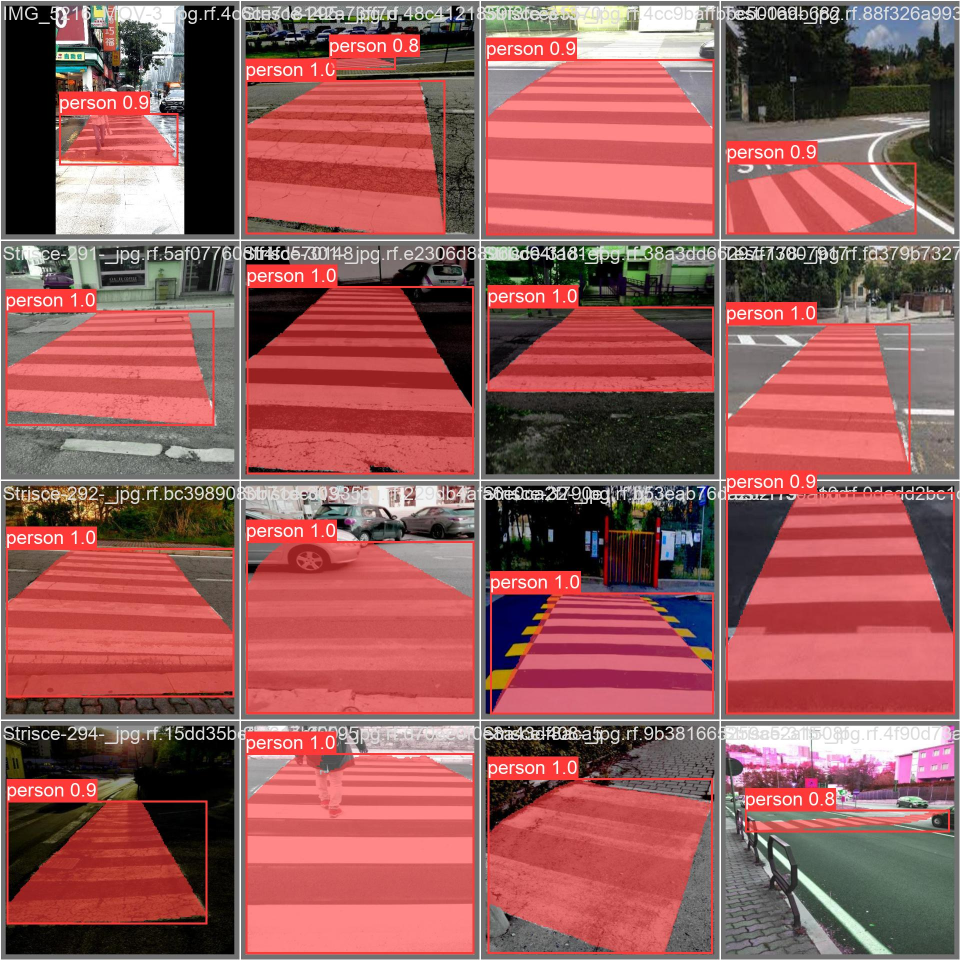
#> input picture images/pred.jpg, 1920 x 1920 px (shown at 1/2 size)
$ python -i ImageProcess.py   (imports and definitions only)
#> lines starting #> are read from the running program, lines starting #| are printed output that depends on the picture; after the words box and inside, x2 and y2 are one past the last pixel; in counts of white or black regions, pixels touching at a corner belong together
import math
import cv2
import numpy as np
from ultralytics import YOLO
from collections import Counter

# 斑馬線偵測模型
# [1 line that did not run here, left out]
# 障礙物偵測模型
# [1 line that did not run here, left out]
# 紅綠燈偵測模型
# [1 line that did not run here, left out]

# [4 lines left out: function image_filter, not called in this run]

def calculate_angle(x1, y1, x2, y2):
    if x2 - x1 == 0:
        return 90  # 垂直線
    angle = math.atan2((y2 - y1), (x2 - x1)) * (180 / np.pi)
    return angle

# [133 lines left out: functions clock_direction, increase_brightness, detect_red_rate, detect_green_rate, getTrafficLightStatus, is_overlapping and 4 more, not called in this run]

def distance(x1, y1, x2, y2):
    return math.sqrt((x2 - x1)**2 + (y2 - y1)**2)

def point_to_line_dist(point, line_start, line_end):
    point = np.array(point)
    line_start = np.array(line_start)
    line_end = np.array(line_end)
    return np.linalg.norm(np.cross(line_end - line_start, line_start - point)) / np.linalg.norm(line_end - line_start)


# 判斷是否偏離
# [12 lines left out: function isOffTrack, not called in this run]


# 計算斑馬線的角度
def getCrossWalkAngel(gray):
    canny = cv2.Canny(gray, 50, 150, apertureSize=3)
    canny = cv2.dilate(canny, np.ones((8,8),np.uint8), iterations = 1)
    # 使用概率霍夫變換找線段
    lines = cv2.HoughLinesP(canny, 1, np.pi/180, 30, minLineLength=100, maxLineGap=10)
    lines = [] if lines is None else lines
    # 角度列表
    angles = []

    # 計算每一條線段的角度並將其四捨五入到最近的10度
    for line in lines:
        x1, y1, x2, y2 = line[0]
        angle = calculate_angle(x1, y1, x2, y2)
        rounded_angle = round(angle / 5) * 5
        if max(y1, y2) > gray.shape[0]*0.5:
            angles.append(rounded_angle)
    # 使用Counter來找出最常出現的角度
    counter = Counter(angles)
    if len(counter.most_common(1)) > 0:
        most_common_angle, freq = counter.most_common(1)[0]
    else:
        most_common_angle = 0
        freq = 0
    crosswalk_lines = []
    total_angle = 0
    if freq > 0:
        for line in lines:
            x1, y1, x2, y2 = line[0]
            center = ((x1 + x2)/2, (y1 + y2)/2)
            angle = calculate_angle(x1, y1, x2, y2)
            rounded_angle = round(angle / 5) * 5
            if rounded_angle == most_common_angle:
                isExist = False
                for i in range(len(crosswalk_lines)):
                    crosswalk_line = crosswalk_lines[i]
                    point1 = crosswalk_line[0]
                    point2 = crosswalk_line[1]
                    min_dist = min(
                        point_to_line_dist((x1, y1), point1, point2),
                        point_to_line_dist((x2, y2), point1, point2),
                        point_to_line_dist(point1, (x1, y1), (x2, y2)),
                        point_to_line_dist(point2, (x1, y1), (x2, y2))
                    )
                    if min_dist < 20:
                        isExist = True
                if isExist is False and max(y1, y2) > gray.shape[0]*0.5:
                    total_angle = total_angle + angle
                    crosswalk_lines.append([(x1, y1), (x2, y2), center])
    # [4 lines of commented-out code are left out]

    if len(crosswalk_lines) > 1:
        average_angle = total_angle / len(crosswalk_lines)
    else: average_angle = None
    return  average_angle

>>> import cv2
>>> picture = cv2.imread('images/pred.jpg', cv2.IMREAD_GRAYSCALE)
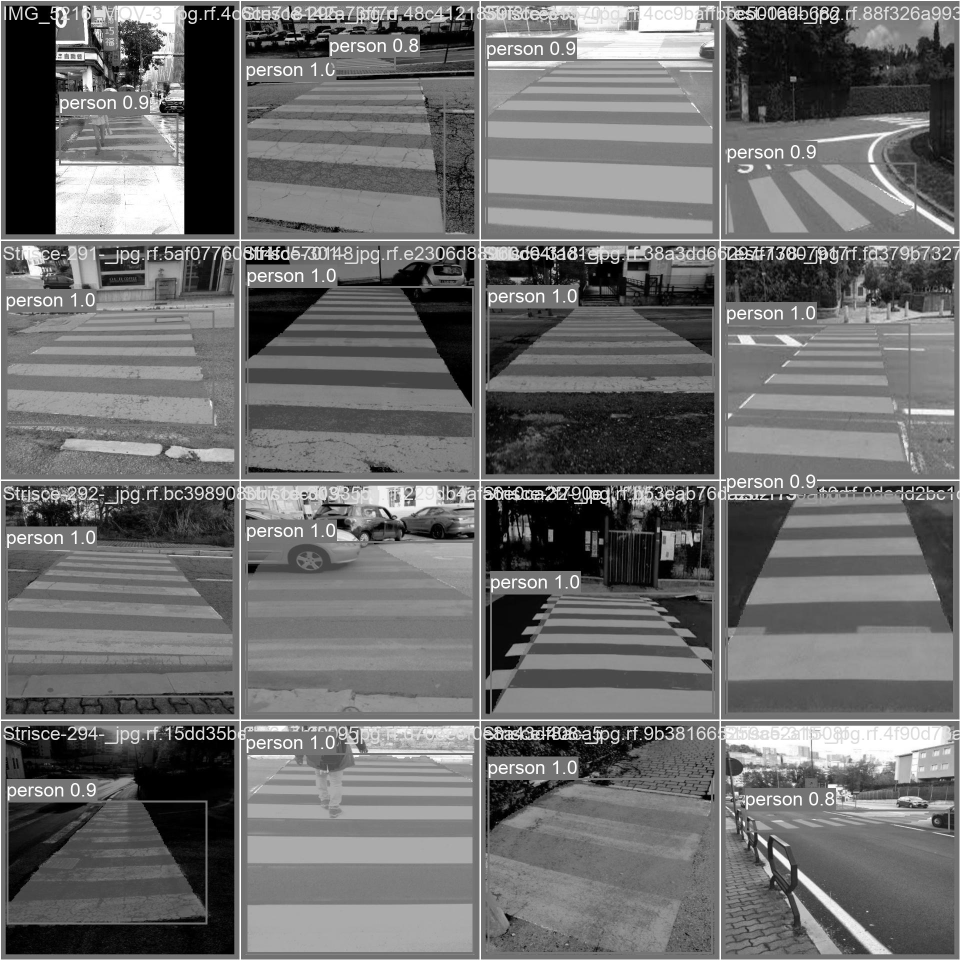
#> picture: shape (1920, 1920) (shown at 1/2 size); min 0, max 255, mean 109.5
>>> result = getCrossWalkAngel(picture)
#> in getCrossWalkAngel, `canny = cv2.Canny(gray, 50, 150, apertureSize=3)`:
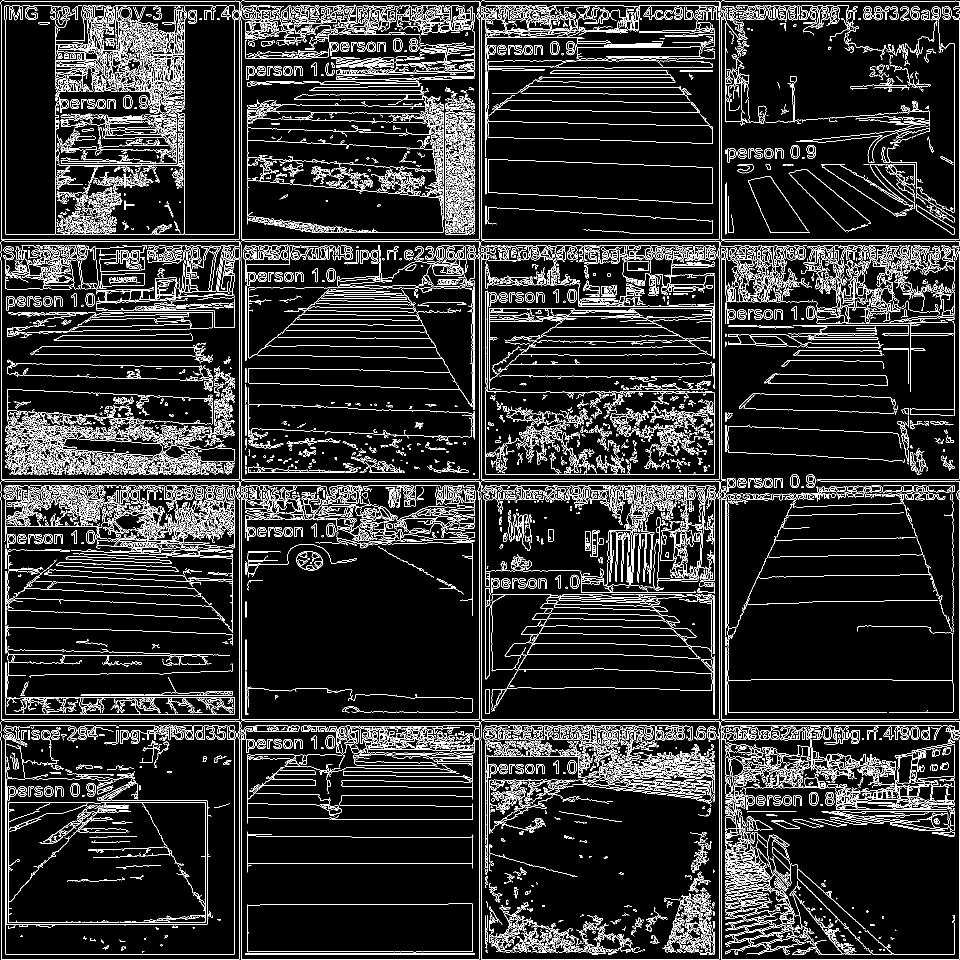
#> canny: shape (1920, 1920) (shown at 1/2 size); 10.9% white in thin lines or dots
#> in getCrossWalkAngel, `canny = cv2.dilate(canny, np.ones((8,8),np.uint8), iterations = 1)`:
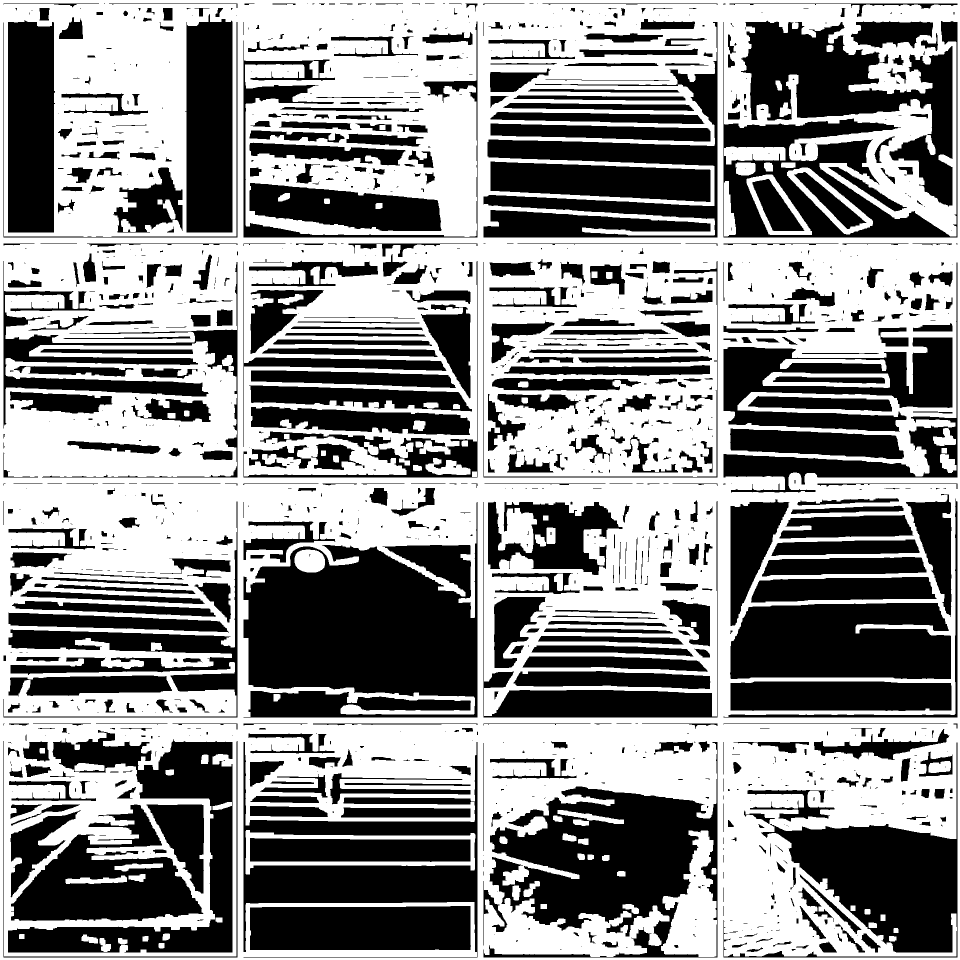
#> canny: shape (1920, 1920) (shown at 1/2 size); 54.5% white; 1257 black regions (618 under 20 px), largest, box (x1, y1, x2, y2) and area: (487, 1004, 955, 1435) 138099, (967, 1484, 1435, 1915) 88257, (1447, 1485, 1915, 1915) 62515
#> the loop in getCrossWalkAngel, `for line in lines:` made 4740 passes
#> (x1, y1, x2, y2, angle, rounded_angle) on passes 1 to 3: (108, 270, 255, 417, 45, 45), (818, 1026, 975, 1026, 0, 0), (128, 420, 501, 793, 45, 45)
#> after the loop in getCrossWalkAngel, `for line in lines:`: angles = 2278 values, max 90 at index 428, min -90 at index 1916, mean 2.01
#> in getCrossWalkAngel, `counter = Counter(angles)`: counter = 25 items
#> in getCrossWalkAngel, `most_common_angle, freq = counter.most_common(1)[0]`: most_common_angle = 0; freq = 884
#> the loop in getCrossWalkAngel, `for line in lines:` made 4740 passes
#> (x1, y1, x2, y2, center, angle, rounded_angle) on pass 2: (818, 1026, 975, 1026, (896.5, 1026), 0, 0)
#> line on passes 6 to 11: [[650, 552, 796, 698]], [[955, 919, 1170, 800]], [[669, 1449, 1466, 1532]], [[500, 475, 982, 542]], [[33, 634, 546, 598]], [[367, 1117, 513, 854]]
